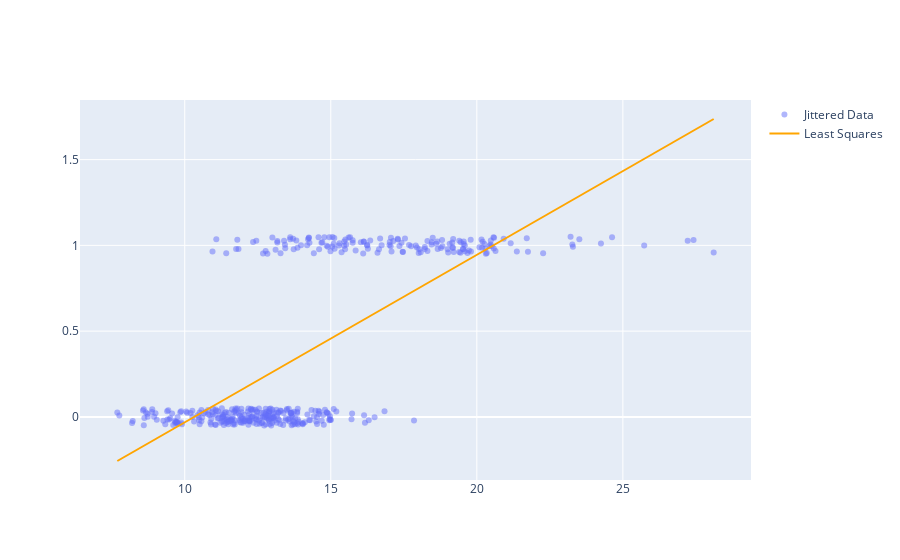

This figure's notebook cell:
### Markdown cell above
# How is our fit?

### Code cell
jitter_y = Y + 0.1*np.random.rand(len(Y)) - 0.05
points = go.Scatter(name="Jittered Data", 
                    x=np.squeeze(X), y = jitter_y, 
                    mode="markers", marker=dict(opacity=0.5))
X_plt = np.linspace(np.min(X), np.max(X), 10)
model_line = go.Scatter(name="Least Squares",
    x=X_plt, y=least_squares_model.predict(X_plt[:,np.newaxis]), 
    mode="lines", line=dict(color="orange"))
py.iplot([points, model_line])

### Figure 1 — Plotly figure (JSON) as saved in the notebook; plotly's stock layout.template omitted (floating-point values rounded to 4 significant figures; data arrays with more than 128 entries replaced by an {"elided": "..."} marker saying what was removed)
{"data": [{"marker": {"opacity": 0.5}, "mode": "markers", "name": "Jittered Data", "type": "scatter", "x": {"elided": "426 float values"}, "y": {"elided": "426 float values"}}, {"line": {"color": "orange"}, "mode": "lines", "name": "Least Squares", "type": "scatter", "x": [7.691, 9.96, 12.23, 14.5, 16.77, 19.03, 21.3, 23.57, 25.84, 28.11], "y": [-0.2571, -0.0356, 0.1859, 0.4075, 0.629, 0.8505, 1.072, 1.294, 1.515, 1.737]}], "layout": {}}
